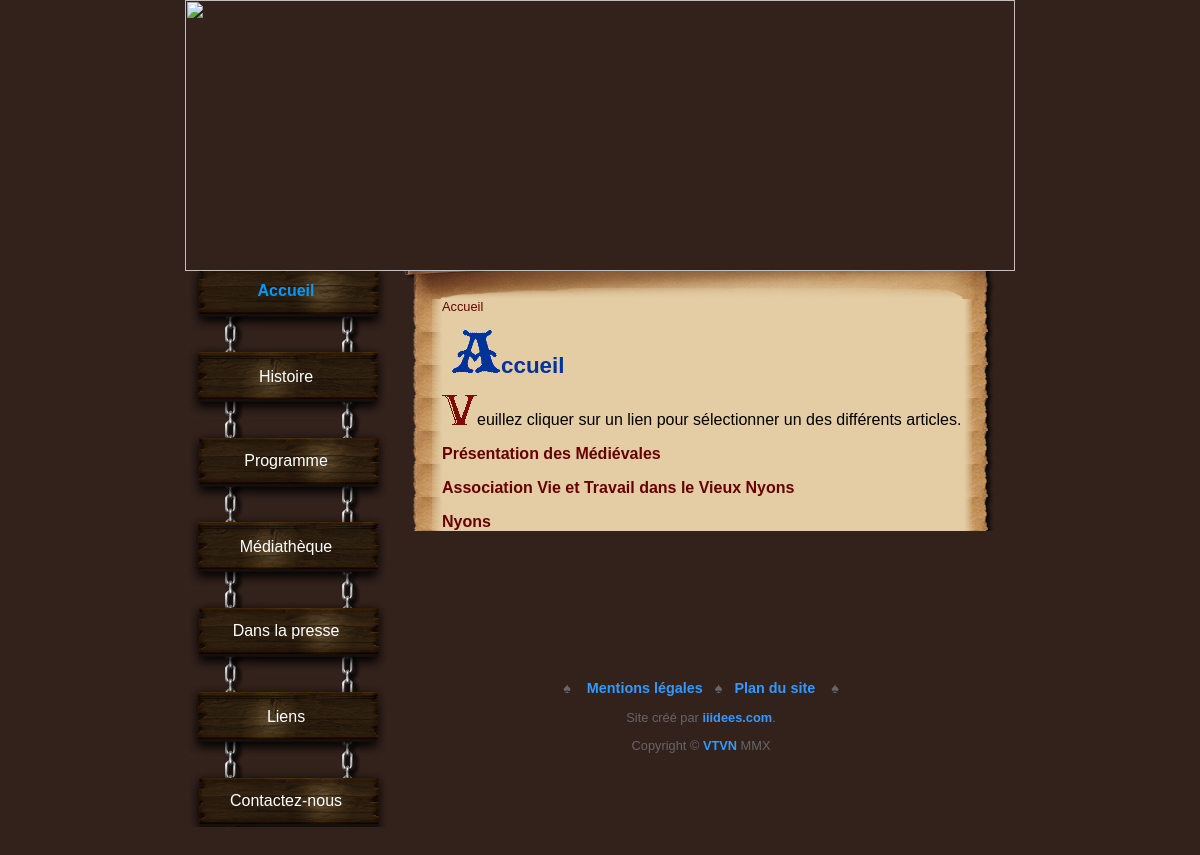
Screenshot of /principal.php with the database file from the repository.
### tables this page shows
CREATE TABLE IF NOT EXISTS `menus` (
  `menuID` int(10) unsigned NOT NULL AUTO_INCREMENT,
  `sousMenuID` int(10) unsigned NOT NULL DEFAULT '0',
  `frNom` varchar(60) NOT NULL,
  `gbNom` varchar(60) NOT NULL,
  `frNomBread` varchar(25) NOT NULL,
  `gbNomBread` varchar(25) NOT NULL,
  `frLienTitle` varchar(150) NOT NULL,
  `gbLienTitle` varchar(150) NOT NULL,
  `fichierID` int(10) unsigned NOT NULL,
  `frActive` tinyint(4) NOT NULL DEFAULT '1',
  `gbActive` tinyint(4) NOT NULL DEFAULT '1',
  `position` tinyint(4) NOT NULL DEFAULT '1',
  `articleID` int(10) unsigned NOT NULL DEFAULT '0',
  `galerieID` int(10) unsigned NOT NULL DEFAULT '0',
  PRIMARY KEY (`menuID`)
);

### principal.php (the view, shortened to what this page needs)
<?php
	include("fonctions/fonction.inc.php");
	$lang=$_SESSION['lang'];
	if (isset($_GET['menu']))
	{
		if (is_numeric($_GET['menu']))
		{
			$menuID=$_GET['menu'];
			GetCategorie($menuID,0,$dbc);
		}
		else
		{
			$menuID=99999;
		}
	}
	else
	{
		$menuID=1;
	}
	$nom = $lang."Nom";
	$q = "SELECT $nom AS nom FROM menus WHERE menuID=$menuID";
	$r = @mysqli_query($dbc,$q);
	$nombre=@mysqli_num_rows($r);
	if ($nombre == 1)
	{
		$row=mysqli_fetch_array($r, MYSQLI_ASSOC);
		$titre=$row['nom'];
	}
	else
	{
		$url="error.php";
		ob_end_clean();
		header("Location: $url");
		exit();
	}
	include("include/header.php");
	echo '<div id="right">
    <p class="mainTop"></p>
    <div id="mainBody">';
	CreationBreadCrumb($menuID, 0, $dbc);
	if ($lang=='fr')
	{
		$messagePres=GetLetter("Veuillez cliquer sur un lien pour s&eacute;lectionner un des diff&eacute;rents articles.",false);
		$messageErr=GetLetter("Il n'y a aucun article dans cette section pour le moment.",false);
	}
	else
	{
		$messagePres=GetLetter("Please click on a link, to navigate through the different topics.",false);
		$messageErr=GetLetter("There is no topics on this section for the moment.",false);
	}
	$titreLettre=GetLetter($titre,true);
	echo '<h1>'.$titreLettre.'</h1>';
	$q="SELECT menuID, $nom AS nom, $lien AS lien, nomFichier, position, articleID, galerieID FROM menus INNER JOIN  fichiers ON menus.fichierID=fichiers.fichierID ";
	$q.="WHERE sousMenuID=$menuID AND $active=1 ORDER BY position";
	$r=@mysqli_query($dbc,$q);
	$nombres=@mysqli_num_rows($r);
	if ($nombres>0)
	{
		echo '<p class="mainText">'.$messagePres.'</p>';
		while ($row=mysqli_fetch_array($r,MYSQL_ASSOC))
		{
			$leMenuID=$row['menuID'];
			$leNom=$row['nom'];
			$leLien=$row['lien'];
			$leFichier=$row['nomFichier'];
			$lArticle=$row['articleID'];
			$laGalerie=$row['galerieID'];
			if ($leFichier=='principal')
			{
				$connexion=$leFichier.'.php?menu='.$leMenuID;
			}
			elseif ($leFichier=='articles')
			{
				$connexion=$leFichier.'.php?art='.$lArticle;
			}
			elseif ($leFichier=='galerie')
			{
				$connexion=$leFichier.'.php?gal='.$laGalerie;
			}
			else
			{
				$connexion=$leFichier.'.php';
			}
			echo '<p class="mainText"><a href="'.$connexion.'" title="'.$leLien.'">'.$leNom.'</a></p>';
		}
	}
	else
	{
		echo '<p class="mainText">'.$messageErr.'</p>';
	}
	echo '</div>';
	include("include/footer.php");
?>

### include/createMenu.php
<?php
		$lien=$lang.'LienTitle';
		$active=$lang.'Active';
		$q="SELECT menuID, $nom AS nom, $lien AS lien, nomFichier, position FROM menus INNER JOIN  fichiers ON menus.fichierID=fichiers.fichierID ";
		$q.="WHERE sousMenuID=0 AND $active=1 ORDER BY position";
		$r=@mysqli_query($dbc,$q);
		$nombre=@mysqli_num_rows($r);
		$count=1;
		if ($nombre>0)
		{
			echo '<div id="left">
    <table width="202" border="0" cellpadding="0" cellspacing="0" class="menu">';
	  		while($row=mysqli_fetch_array($r,MYSQL_ASSOC))
			{
				if (($count%2)==0)
				{
					$classMenu='menu1';
					$classLien='menu2H">&nbsp;';
				}
				else
				{
					$classMenu='menu2';
					$classLien='menu1H">&nbsp;';
				}
				if ($count==$nombre)
				{
					$classLien='menuBas">';
				}
				$leMenuID=$row['menuID'];
				$leNom=$row['nom'];
				$leLien=$row['lien'];
				$leFichier=$row['nomFichier'].'.php';
				echo '<tr><td class="'.$classMenu.'"><a href="'.$leFichier.'?menu='.$leMenuID.'" title="'.$leLien.'"';
				if ($_SESSION['menuCat']==$leMenuID)
				{
					echo ' class="selected"';
				}
				echo '>'.$leNom.'</a></td></tr>';
				echo '<tr><td class="'.$classLien.'</td></tr>';
				$count++;
			}
			echo '</table>
			<br /><br />
			</div>';
		}
?>

### fonctions/fonction.inc.php (shortened to what this page needs)
<?php
		function GetLetter($unTexte,$unTitre)
		{
			$laLettre=strtoupper(substr($unTexte,0,1));
			if ($unTitre == true)
			{
				$monImage = "images/lettres/titre".$laLettre.".gif";
			}
			else
			{
				$monImage = "images/lettres/lettre".$laLettre.".gif";
			}
			$imgSize = getimagesize ($monImage);
			$maString = '<img src="'.$monImage.'" border="0" width="'.$imgSize[0].'" height="'.$imgSize[1].'" />'.substr($unTexte,1);
			return $maString;
		}
		function CreationBreadCrumb($mID,$level,$dbc)
		{
			GenererBreadCrumb($mID,$level,$dbc);
			echo '<p class="mainText">'.$_SESSION['breadcrumb'].'</p>';
		}
		function GenererBreadCrumb($mID,$level,$dbc)
		{
		 	$Nom=$_SESSION['lang'].'NomBread';
			$Lien=$_SESSION['lang'].'LienTitle';
		   $q= 'SELECT menuID, sousMenuID, '.$Nom.' AS nom, '.$Lien.' AS lien, nomFichier, articleID, galerieID FROM menus INNER JOIN fichiers';
		   $q.=' ON fichiers.fichierID=menus.fichierID WHERE menuID='.$mID;
		   $result=mysqli_query($dbc,$q);
		   while ($row = mysqli_fetch_array($result,MYSQL_ASSOC))
		   {
			   if ($row['nomFichier']=='principal')
			   {
				   $file='principal.php?menu='.$row['menuID'];
			   }
				elseif ($row['nomFichier']=='articles')
				{
					$file='articles.php?art='.$row['articleID'];
				}
				elseif ($row['nomFichier']=='galerie')
				{
					$file='galerie.php?gal='.$row['galerieID'];
				}
				else
				{
					$file=$row['nomFichier'].'.php';
				}
			   $myString ='<a href="'.$file.'" title="'.$row['lien'].'" class="breadcrumb">'.$row['nom'].'</a>';
		   }
		}
?>

### include/footer.php
<p class="mainBottom"></p>
	<p class="copyright" style="font-size:0.9em;">&spades;&nbsp;&nbsp;&nbsp;
    <?php
			$q="SELECT $nom AS nom, $lien AS lien, nomFichier, position FROM menus INNER JOIN  fichiers ON menus.fichierID=fichiers.fichierID ";
			$q.="WHERE sousMenuID=55555 AND $active=1 ORDER BY position";
			$r=@mysqli_query($dbc,$q);
			$nombre=@mysqli_num_rows($r);
			$count=1;
			while ($row=mysqli_fetch_array($r,MYSQL_ASSOC))
			{
				echo '<a href="'.$row['nomFichier'].'.php" title="'.$row['lien'].'" class="copy">'.$row['nom'].'</a>';
				if ($count!=$nombre)
				{
					echo '&nbsp;&nbsp;&nbsp;&spades;&nbsp;&nbsp;&nbsp;';
				}
				$count++;
			}
			 if ($lang=='fr') {
				 $site = 'Site cr&eacute;&eacute; par <a href="http://www.iiidees.com/" title="Lien vers le cr&eacute;ateur de ce site internet" class="copy" target="_new">';
			 }else {
				 $site ='Web site design by <a href="http://www.iiidees.com/" title="Link to this web site designer" class="copy" target="_new">';
			 }
		?>
		&nbsp;&nbsp;&nbsp;&spades;</p>
    <p class="copyright"><?php echo $site; ?>iiidees.com</a>.</p>
    <p class="copyright">Copyright &copy; <a href="http://www.vieuxnyons.com" title="lien vers le site de l'association Vie et Travail dans le vieux Nyons" class="copy" target="_blank">VTVN</a> MMX</p>
  </div>
</div>
</body>
</html>

### css/maincssTable.css (style rules this page uses)
body { background-color: #33221c; margin: 0px; padding: 0px; }
#global #left { position:absolute; float: left; width: 202px; }
#global #right { margin-left:202px; width: 628px; }
#global #left table.menu { text-align:center; }
#global #left .menu1 { background-image: url(temp102/bois1Body.jpg); height: 39px; width: 202px; }
#global #left .menu2H { background-image: url(temp102/bois2Haut.jpg); height: 45px; width: 202px; }
#global #left .menu2 { background-image: url(temp102/bois2Body.jpg); height: 40px; width: 202px; }
#global #left .menu1H { background-image: url(temp102/bois1Haut.jpg); height: 46px; width: 202px; }
#global #left .menuBas { background-image:url(temp102/boisFin.jpg); height:6px; width:202px; }
#global #left a:active, #global #left a:link,#global #left a:visited { font-family: "Trebuchet MS", Arial, Helvetica, sans-serif; color:#FFF; font-size:1;1em; text-decoration:none; }
#global #left a.selected { color:#09F; text-decoration:none; font-weight:bold; }
#global #right p.mainTop { width:628px; background-image:url(temp102/mainHaut2.jpg); height:29px; margin-top:-1px; }
#global #right #mainBody { background-image:url(temp102/MainBody2.jpg); width:628px; background-repeat:repeat-y; margin-top:-16px; }
#global #right #mainBody p.mainText { margin-left:55px; margin-right:40px; font-family:Arial, Helvetica, sans-serif; font-size:1em; }
#global #right p.mainBottom { background-image:url(temp102/mainBas2.jpg); width:628px; height:133px; margin-top:-16px; }
#global #right #mainBody h1 { margin-left:65px; margin-right:40px; font-family:"Trebuchet MS", Arial, Helvetica, sans-serif; font-size:1.4em; color:#039; }
#global #right p.copyright { width:628px; font-family:Arial, Helvetica, sans-serif; color:#666; font-size:0.8em; text-align:center }
#global #right a.copy:link, #global #right a.copy:active, #global #right a.copy:visited { color:#39F; text-decoration:none; }
#global #right a:active, #global #right a:link, #global #right a:visited { color:#600; text-decoration:none; font-weight:bold; }
#global #right a.breadcrumb:active, #global #right a.breadcrumb:visited, #global #right a.breadcrumb:link { font:"Trebuchet MS", Arial, Helvetica, sans-serif; font-size:0.8em; color:#600; text-decoration:none; font-weight:100; }

### rows the page displays
menus: frNom "Accueil", frNomBread "Accueil", frNom "ccueil"
menus: frNom "Histoire"
menus: frNom "Programme"
menus: frNom "Médiathèque"
menus: frNom "Dans la presse"
menus: frNom "Liens"
menus: frNom "Contactez-nous", shows a picture
menus: frNom "Présentation des Médiévales"
menus: frNom "Association Vie et Travail dans le Vieux Nyons"
menus: frNom "Nyons"
menus: frNom "Mentions légales"
menus: frNom "Plan du site"

### other values shown
substr($unTexte,1) "euillez cliquer sur un lien pour sélectionner un des différents articles."
